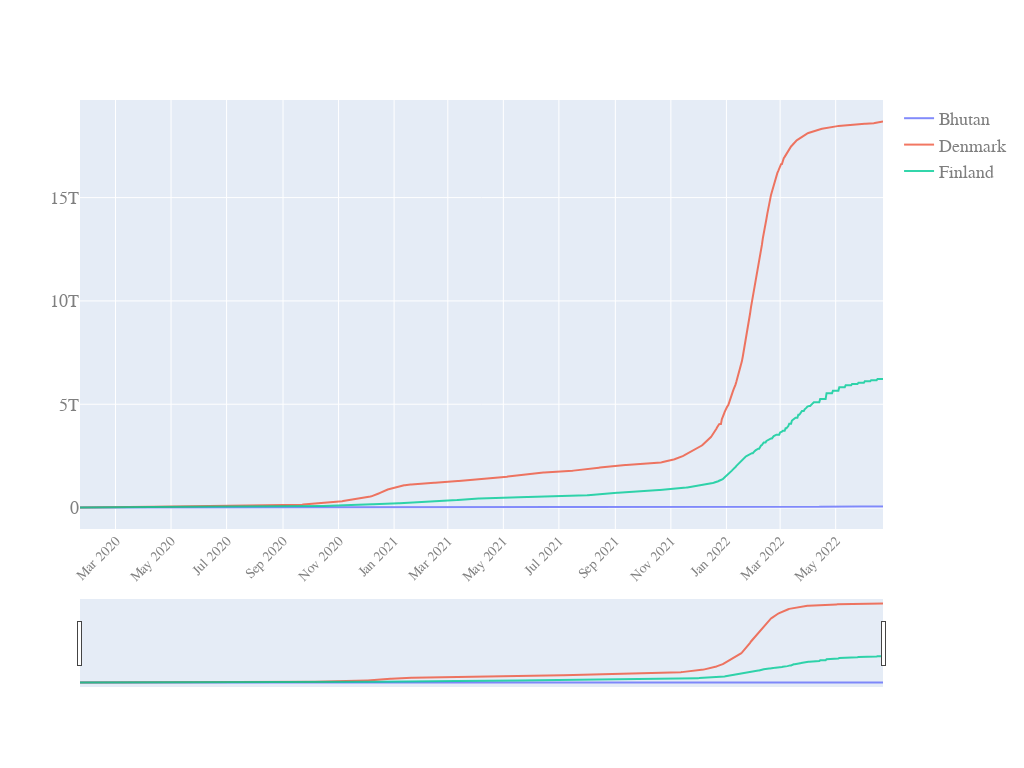

The notebook cell this image was saved under:
### Code cell
quick_plot(df_analyse_1.date,
           df_analyse_1.iloc[:,1:],
           y_scale='linear',
           slider=True)

### Figure 1 — Plotly figure (JSON) as saved in the notebook; plotly's stock layout.template omitted (floating-point values rounded to 4 significant figures; data arrays with more than 128 entries replaced by an {"elided": "..."} marker saying what was removed)
{"data": [{"name": "Bhutan", "opacity": 0.8, "type": "scatter", "x": {"elided": "883 str values"}, "y": {"elided": "883 int values"}}, {"name": "Denmark", "opacity": 0.8, "type": "scatter", "x": {"elided": "883 str values"}, "y": {"elided": "883 int values"}}, {"name": "Finland", "opacity": 0.8, "type": "scatter", "x": {"elided": "883 str values"}, "y": {"elided": "883 int values"}}], "layout": {"autosize": true, "font": {"color": "#7f7f7f", "family": "PT Sans, monospace", "size": 18}, "height": 768, "width": 1024, "xaxis": {"nticks": 20, "rangeslider": {"visible": true}, "tickangle": -45, "tickfont": {"color": "#7f7f7f", "size": 14}}, "yaxis": {"type": "linear"}}}
